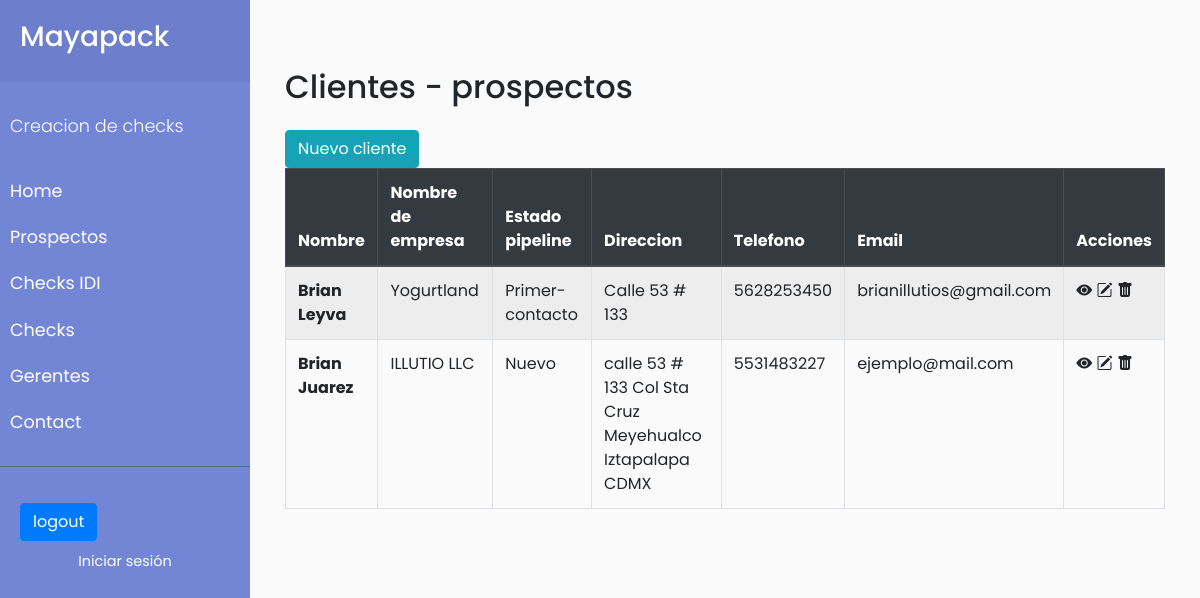
Screenshot of /clientes with the database file from the repository.
### clientes/models.py (models this page shows, shortened)
class Cliente(models.Model):
    STATUS_PIPELINE = [('Nuevo', 'Nuevo'),('Primer-contacto', 'Primer-contacto'),('Pendiente-de-respuesta', 'Pendiente-de-respuesta'),('Recordatorio-enviado', 'Recordatorio-enviado'),('Reunion-programada', 'Reunion-programada'),('Interesado', 'Interesado'),('Propuesta-en-revision', 'Propuesta-en-revision'),('Negociacion-activa', 'Negociacion-activa'),('interaccion-perdida', 'interaccion-perdida'),('Venta-cerrada', 'Venta-cerrada'),('Cliente-inactivo', 'Cliente-inactivo'),('Venta-perdida', 'Venta-perdida'),('Renovacion-o-actualicion', 'Renovacion-o-actualicion')]
    nombre_cliente = models.CharField(max_length=100, null=True, blank=True )
    empresa_cliente = models.CharField(max_length=100, null=True )
    direccion_cliente= models.CharField(max_length=100, null=True )
    telefono_cliente= models.IntegerField(null=True)
    email_cliente= models.CharField(max_length=100, null=True )
    propietario=models.IntegerField(blank=True, null=True)     #Hace falta poder asignar al vendedor.
    estado_pipeline=models.CharField(max_length=24, choices=STATUS_PIPELINE, default='Nuevo', blank=True)

### clientes/views.py (the view)
# urls.py: path('clientes',views.list_cliente.as_view(), name='clientes'),
class list_cliente(ListView):
    model=Cliente

### templates/clientes/cliente_list.html (shortened to what this page needs)
{% extends 'base.html' %}
{% block content %}
{% load static %}
<div id="content">
<div class="container mt-5">
    <h2 class="mb-4">Clientes - prospectos</h2>
     <button type="button" class="btn btn-info">
                        <a href="{% url 'clienteN' %}" ><span>Nuevo cliente</span></a>
                    </button>
    <table class="table table-striped table-bordered">
        <thead class="thead-dark">
            <tr>
                <th scope="col">Nombre </th>
                <th scope="col">Nombre de empresa</th>
                <th scope="col">Estado pipeline</th>
                <th scope="col">Direccion </th>
                <th scope="col">Telefono</th>
                <th scope="col">Email</th>
                <th scope="col">Acciones</th>
            </tr>
        </thead>
        <tbody>
        {%if object_list%}
            {%for obj in object_list %}
                <tr>
                    <th scope="row">{{obj.nombre_cliente}} </th>
                    <td>{{obj.empresa_cliente}}</td>
                    <td>{{obj.estado_pipeline}}</td>
                    <td>{{obj.direccion_cliente}} </td>
                    <td>{{obj.telefono_cliente}} </td>
                    <td>{{obj.email_cliente}} </td>
                    <td>
                                <a href="{% url 'clienteV' obj.id  %}">  <i class="bi bi-eye-fill"></i></a>
                                <a href="{% url 'clienteU' obj.id  %}"> <i class="bi bi-pencil-square"></i></a>
                                <a href="{% url 'clienteD' obj.id  %}"><i class="bi bi-trash-fill"></i></a>
                    </td>
                </tr>
            {%endfor%}
        {%else%}
        <h1>No hay elementos a mostrar</h1>
        {%endif%}
        </tbody>
    </table>
</div>
</div>
{% endblock %}

### cotizaciones/static/cotizaciones/css/sidemenu.css (style rules this page uses)
body { font-family: 'Poppins', sans-serif; background: #fafafa; }
a, a:hover, a:focus { color: inherit; text-decoration: none; transition: all 0.3s; }
#content { width: 100%; padding: 20px; min-height: 100vh; transition: all 0.3s; }

### rows the page displays
Cliente: nombre_cliente "Brian Leyva", empresa_cliente "Yogurtland", estado_pipeline "Primer-contacto", direccion_cliente "Calle 53 # 133", telefono_cliente "5628253450", email_cliente "brianillutios@gmail.com"
Cliente: nombre_cliente "Brian Juarez", empresa_cliente "ILLUTIO LLC", estado_pipeline "Nuevo", direccion_cliente "calle 53 # 133 Col Sta Cruz Meyehualco Iztapalapa CDMX", telefono_cliente "5531483227", email_cliente "ejemplo@mail.com"
